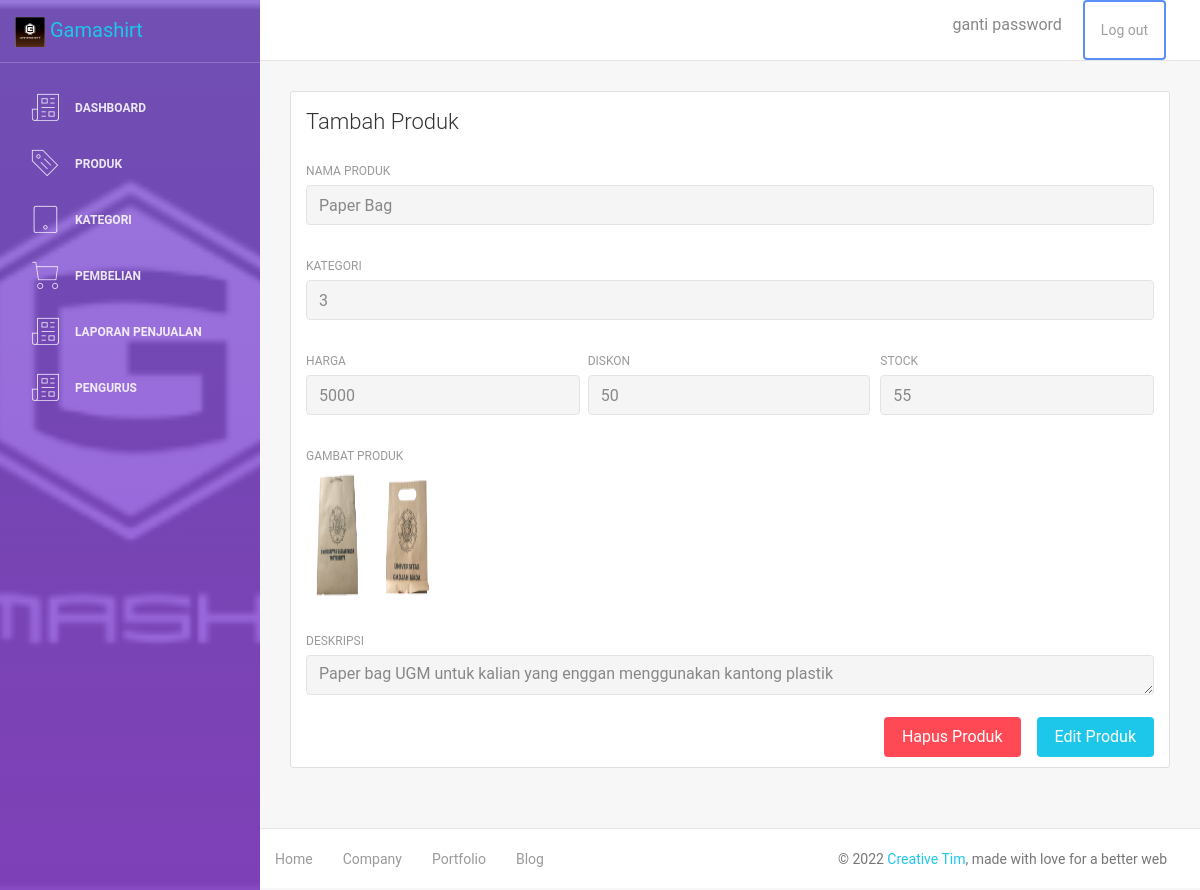
The app's page /admin/detail-produk.php?id=5 (signed in) with its own data.
### tables this page shows
CREATE TABLE `produk` (
  `id_produk` int(11) NOT NULL,
  `id_kategori` int(11) DEFAULT NULL,
  `nama_produk` varchar(30) DEFAULT NULL,
  `stock` int(4) DEFAULT NULL,
  `harga` int(8) DEFAULT NULL,
  `deskripsi` text DEFAULT NULL,
  `diskon` int(11) DEFAULT NULL,
  `gambar` text DEFAULT NULL
);

CREATE TABLE `kategori` (
  `id_kategori` int(11) NOT NULL,
  `nama_kategori` varchar(30) DEFAULT NULL
);

### admin/detail-produk.php (the view)
<?php
include 'header.php';
include '../db/koneksi.php';
$data = $mysqli->query("SELECT * FROM produk JOIN kategori ON produk.id_kategori = kategori.id_kategori WHERE id_produk = $_GET[id]");
$detail = $data->fetch_assoc();
?>
<div class="content">
  <div class="container-fluid">
    <div class="row">
      <div class="col-md-12">
        <div class="card">
          <div class="card-header">
            <h4 class="card-title">Tambah Produk</h4>
          </div>
          <div class="card-body">
            <form>
              <div class="row">
                <div class="col-md-12">
                  <div class="form-group">
                    <label>Nama Produk</label>
                    <input type="text" class="form-control" placeholder="Tulis Disini" name="nama_produk" value="<?= $detail['nama_produk'] ?>" readonly>
                  </div>
                </div>
              </div>
              <div class="row">
                <div class="col-md-12">
                  <div class="form-group">
                    <label>Kategori</label>
                    <input type="text" class="form-control" placeholder="Tulis Disini" name="id_kategori" value="<?= $detail['id_kategori'] ?>" readonly>
                  </div>
                </div>
              </div>
              <div class="row">
                <div class="col-md-4 pr-1">
                  <div class="form-group">
                    <label>Harga</label>
                    <input type="number" min="0" class="form-control" placeholder="Tulis Disini" name="harga" value="<?= $detail['harga'] ?>" readonly>
                  </div>
                </div>
                <div class="col-md-4 pl-1">
                  <div class="form-group">
                    <label>diskon</label>
                    <input type="number" min="0" class="form-control" placeholder="Tulis Disini" name="diskon" value="<?= $detail['diskon'] ?>" readonly>
                  </div>
                </div>
                <div class="col-md-4 pl-1">
                  <div class="form-group">
                    <label>Stock</label>
                    <input type="number" min="0" class="form-control" placeholder="Tulis Disini" name="stock" value="<?= $detail['stock'] ?>" readonly>
                  </div>
                </div>
              </div>
              <div class="row">
                <div class="col-md-12">
                  <div class="form-group">
                    <label>Gambat Produk</label><br>
                    <img src="../gambar_produk/<?php echo $detail['gambar']; ?>" style="width: 130px; height: 130px; border-radius: 15px;" />
                  </div>
                </div>
              </div>
              <div class="row">
                <div class="col-md-12">
                  <div class="form-group">
                    <label>Deskripsi</label>
                    <textarea rows="4" cols="80" class="form-control" placeholder="Tulis Disini" name="deskripsi" readonly><?= $detail['deskripsi'] ?></textarea>
                  </div>
                </div>
              </div>
              <a href="edit-produk.php?id=<?php echo $detail['id_produk']; ?>" class="btn btn-info btn-fill pull-right">Edit Produk</a>
              <a href="proses/hapus_produk.php?id=<?php echo $detail['id_produk']; ?>" class="btn btn-danger btn-fill pull-right mr-3">Hapus Produk</a>
              <div class="clearfix"></div>
            </form>
          </div>
        </div>
      </div>
    </div>
  </div>
</div>
<?php include 'footer.php'; ?>

### records on screen
produk: nama_produk "Paper Bag", id_kategori "3", harga "5000", diskon "50", stock "55", deskripsi "Paper bag UGM untuk kalian yang enggan menggunakan kantong plastik"
